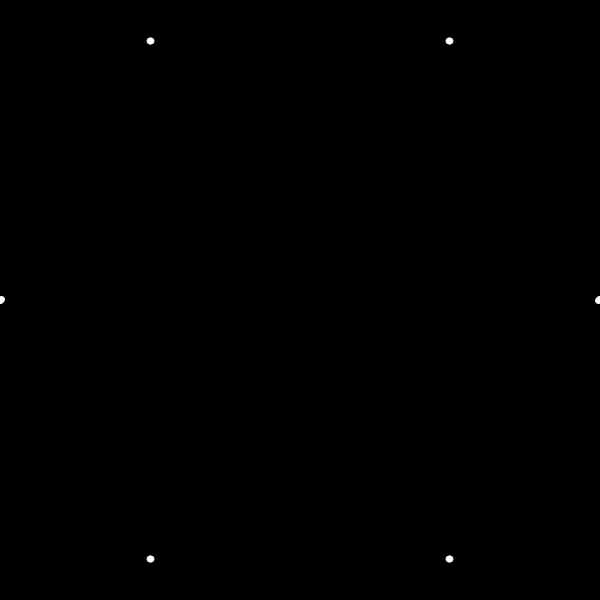
Frame 1 (no input)
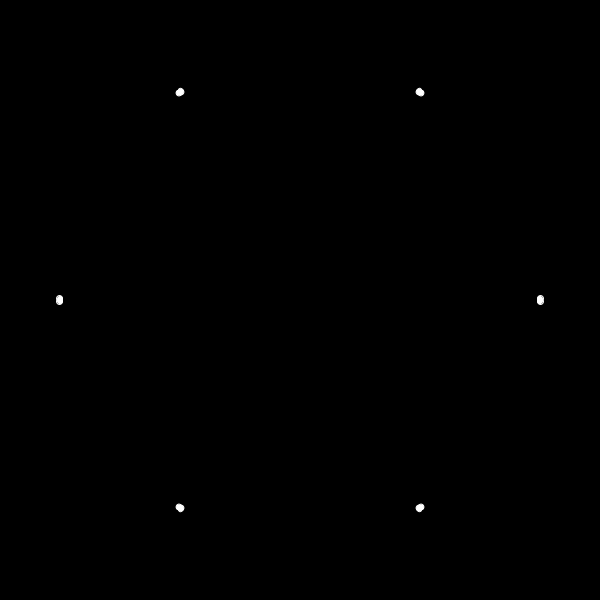
Frame 60 (the mouse pressed at the canvas centre just before this capture)
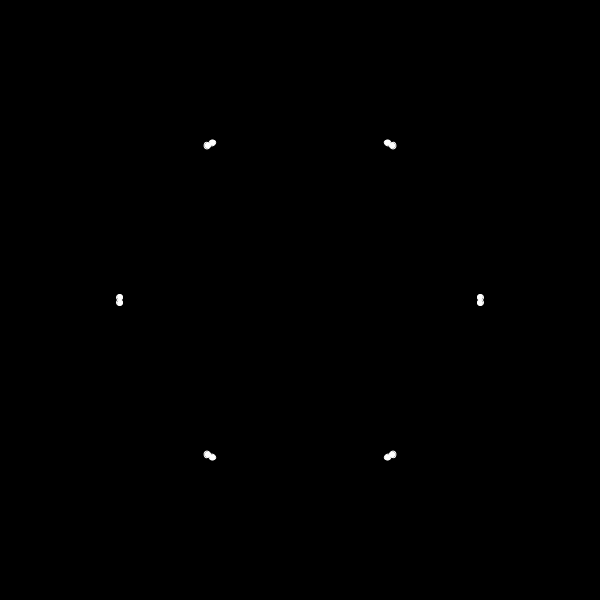
Frame 120 (the mouse held since frame 60 and released just before this capture)

The Processing sketch that drew these frames (run headless with seeded random() and noise(); from frame 60 on, the mouse is pressed at the canvas centre):

// Processing sketch: Snowflake_1
// ── Snowflake_1.pde
Particle current;
ArrayList<Particle> snowflake;
void setup() {
  size(600, 600);
  current = new Particle(width/2, 0);
  snowflake = new ArrayList<Particle>();
}

void draw() {
  translate(width/2, height/2);
  background(0);
  current.update();

  if (current.finished() || current.intersects(snowflake)) {
    snowflake.add(current);
    current = new Particle(width/2, 0);
  }

  for (int i = 0; i < 6; i++) {
    rotate(PI/3 );
    current.show();
    for (Particle p : snowflake) {
      p.show();
    }

    pushMatrix();
    scale(1, -1);
    current.show();
    for (Particle p : snowflake) {
      p.show();
    }
    popMatrix();
  }
}
// ── Particle.pde
class Particle {
  PVector pos; 
  float r;
  Particle(float x, float y) {
    pos = new PVector(x,y);
    r = 3;
  }

  void update() {
    pos.x -= 1;
    pos.y += random(-1,1);
  
    float angle = pos.heading();
    angle = constrain(angle, 0, PI/6);
    float magnitude = pos.mag();
    pos = PVector.fromAngle(angle);
    pos.setMag(magnitude);
  }
  
  void show(){
    fill(255);
    stroke(255);
    ellipse(pos.x,pos.y,r*2,r*2);
  }
  
  boolean intersects(ArrayList<Particle> snowflake){
    boolean result = false;
    for(Particle s: snowflake){
      float d = dist(s.pos.x, s.pos.y, pos.x, pos.y);
      if(d < r*2){
        result = true; break;
      } 
    }
    return result;
  }
  
  boolean finished(){
    return (pos.x<1);
  }
}
